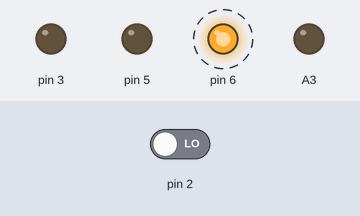
Simulated run of this sketch. Board: Arduino Uno, built with avr-gcc and run on an emulated ATmega328P. Shown: output pins drawn as LEDs (lit = HIGH). Dashed ring = blinking. Inputs (shaded band) come from the test bench; at power-on: pin 2 LOW.

Above: at 1.05 s.
1.3 s: pin 2 driven HIGH
At 1.64 s:
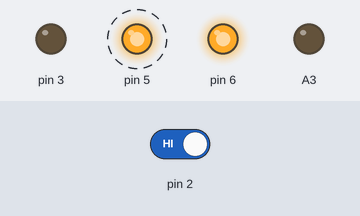
4.3 s: pin 2 driven LOW
At 4.54 s:
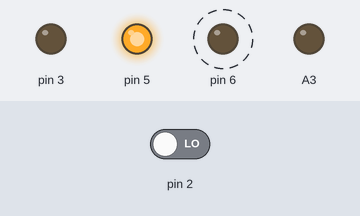
Timing chart, 0 to 13.3 s (numbered marks = the images above; inputs shaded):
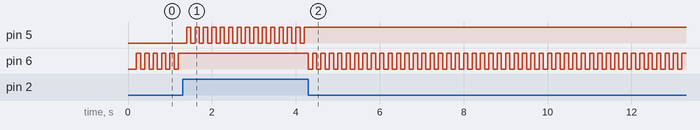

Measured:
- after the input at 1.3 s, pin 5: alternates HIGH for 0.10 s and LOW for 0.10 s, starting after 0.10 s; pin 6: stops changing and stays HIGH
- after the input at 4.3 s, pin 5: stops changing and stays HIGH; pin 6: alternates HIGH for 0.10 s and LOW for 0.10 s, starting at once
- by itself, pin 6: alternates HIGH for 0.10 s and LOW for 0.10 s

The sketch:

Usando_minha_library.ino
```cpp
/*////////Shield Padawan////////////////
Botão D2 IN
LED RGB vermelho D5 verde D3 azul D6 OUT
Potenciometro A2 IN
Sensor temp lm35 A0 IN
LDR A1 IN
Saida geral D9 OUT
LEDs verde D8 amarelo1 D7 amarelo2 A5 vermelho A4 OUT
Display D3 D5 D6 D7 D8 A4 A5 OUT
Seleção A3 OUT 0 display 1 leds
*/
#include <Pino.h>

Pino led1(5);
Pino led2(6);
Pino led3(3);
Pino led4(A3);//pino a3 seletor padawan
void setup() {
  // Serial.begin(115200);
  pinMode(2, INPUT);
}
void loop() {
  bool bot = digitalRead(2);
  if (bot > 0) {
    //led4.desligar();
    led1.pulsoA(100, 100);
  }
  else {
    //led4.ligar();
    led2.pulsoA(100, 100);
  }
  //  led3.pulsoB(50, 10);
  //  led4.piscar(10);
}
```
